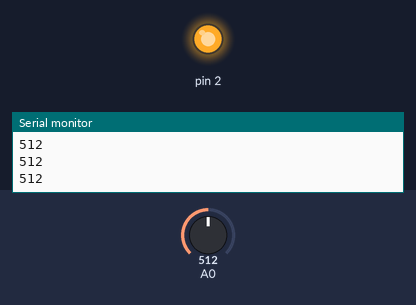
Bench run of a sketch on a simulated Arduino Uno, built with avr-gcc and run on an emulated ATmega328P. On the bench: output pins drawn as LEDs (lit = HIGH), the last lines printed to the serial monitor. The inputs (shaded band) are chosen by the test bench; at power-on: A0 = 512.

Above: at 1.2 s.
1.3 s: A0 set to 781
2.8 s: A0 set to 814
At 3.3 s:
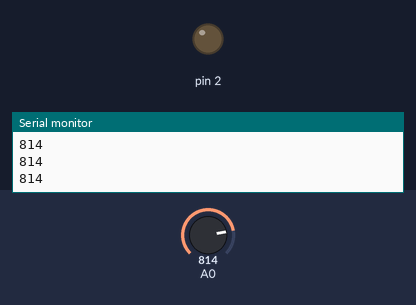
4.4 s: A0 set to 790
At 5.7 s:
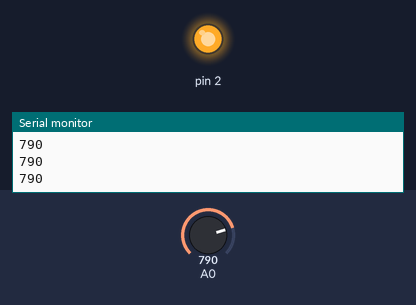
6.0 s: A0 set to 810
At 7.2 s:
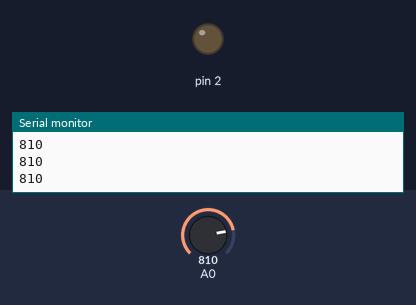
Timing chart, 0 to 8.6 s (numbered marks = the images above; inputs shaded):
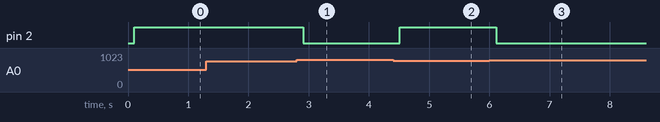

The sketch:

multi_button_analog1.ino
```cpp
// Uses analog pin A0 to read button state and control LED on pin 2
// Button pressed (low reading) = LED ON, Button released (high reading) = LED OFF

int buttonReading;    // Variable to store analog reading from button (0-1023)

void setup() {
  // Initialize serial communication for monitoring button values
  Serial.begin(9600);

  // Configure pin 2 as output for LED control
  pinMode(2, OUTPUT);
}

void loop() {
  // Read analog value from button connected to pin A0

  buttonReading = analogRead(A0);

  // Display button reading in serial monitor for debugging
  Serial.println(buttonReading);

  // Small delay to prevent overwhelming serial output
  delay(100);

  // Control LED based on button state (threshold = 800)
  if (buttonReading < 800) {     // Button is pressed (low analog reading)
    digitalWrite(2, HIGH);       // Turn LED ON
  } else {                       // Button is released (high analog reading)
    digitalWrite(2, LOW);        // Turn LED OFF
  }
}
```

Measured:
- the behaviour switches between 799 and 800 on A0 (found by bisection; images 0 and 1)
- after the input at 2.8 s, pin 2: HIGH → LOW after 0.11 s
- after the input at 4.4 s, pin 2: LOW → HIGH after 0.11 s
- after the input at 6.0 s, pin 2: HIGH → LOW after 0.12 s
